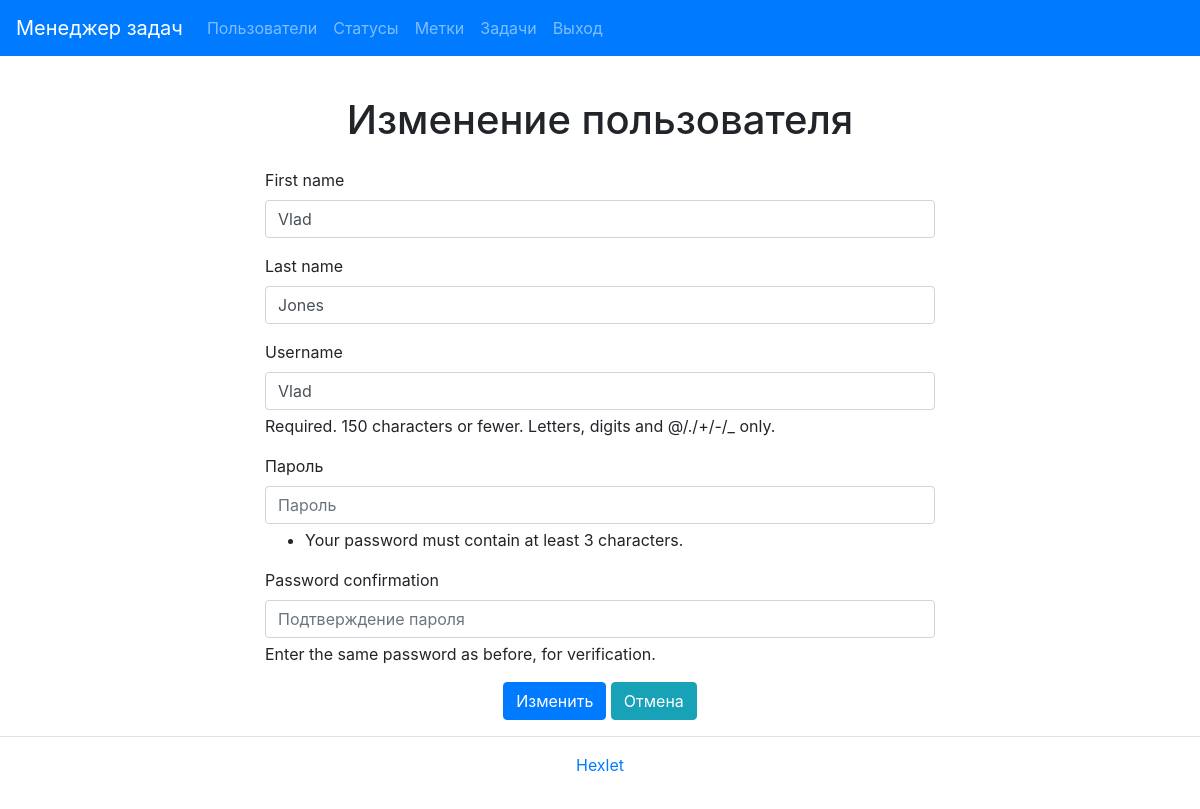
The app's page /users/1/update/ (signed in) with its own data.
### task_manager/users/models.py (models this page shows)
class User(AbstractUser):
    def __str__(self):
        return self.get_full_name()

### task_manager/users/views.py (the view)
# urls.py: path('<int:pk>/update/', UserUpdateView.as_view(), name='user_update'),
class UserUpdateView(UserLoginMixin, NoPermission, SuccessMessageMixin, UpdateView):
    success_url = reverse_lazy('users_index')
    model = User
    form_class = UserUpdateForm
    template_name = 'users/user_update.html'
    success_message = _('The user has been updated successfully')

### task_manager/users/forms.py (shortened to what this page needs)
class UserUpdateForm(NewUserForm):
    """
    Form to update user information
    """

### task_manager/mixins/mixins.py (called while the page is built)
    def get(self, request, *args, **kwargs):
        user_id = request.user.pk
        page_id = kwargs.get('pk')
        if user_id == page_id:
            user = get_object_or_404(self.model, pk=user_id)
            form = self.form_class(instance=user)
            return render(request, self.template_name, context={
                'form': form, 'object_id': user_id, })
        else:
            return self.no_permission()

### task_manager/templates/users/user_update.html (shortened to what this page needs)
{% extends "base.html" %}
{% load i18n %}
{% load crispy_forms_tags %}
{% block title %} <h1 class="my-4 text-center">{% trans "Edit user" %}</h1>{% endblock %}
{% block content %}
<div class="container max-width">
    <form method="post">
    {{ form|crispy }}
    <div class="form-group text-center">
        <input class="btn btn-primary" type="submit" value="{% trans 'Update' %}">
        <a class="btn btn-info btn-md" href="{% url 'users_index' %}">{% trans "Cancel" %}</a>
    </div>
    </form>
</div>
{% endblock %}

### task_manager/templates/users/user_update.html (style rules this page uses)
.max-width { max-width: 700px; }

### records on screen
User: first_name "Vlad", last_name "Jones", username "Vlad"
